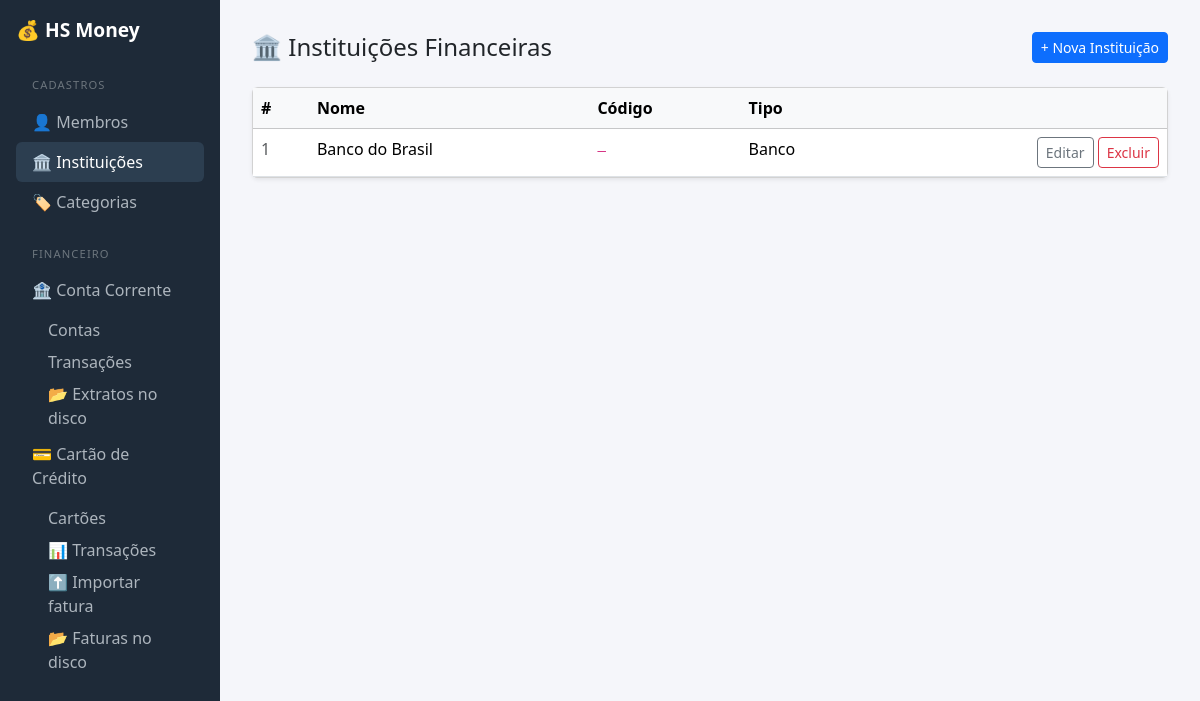
The page /instituicoes/ on the database as committed earlier.
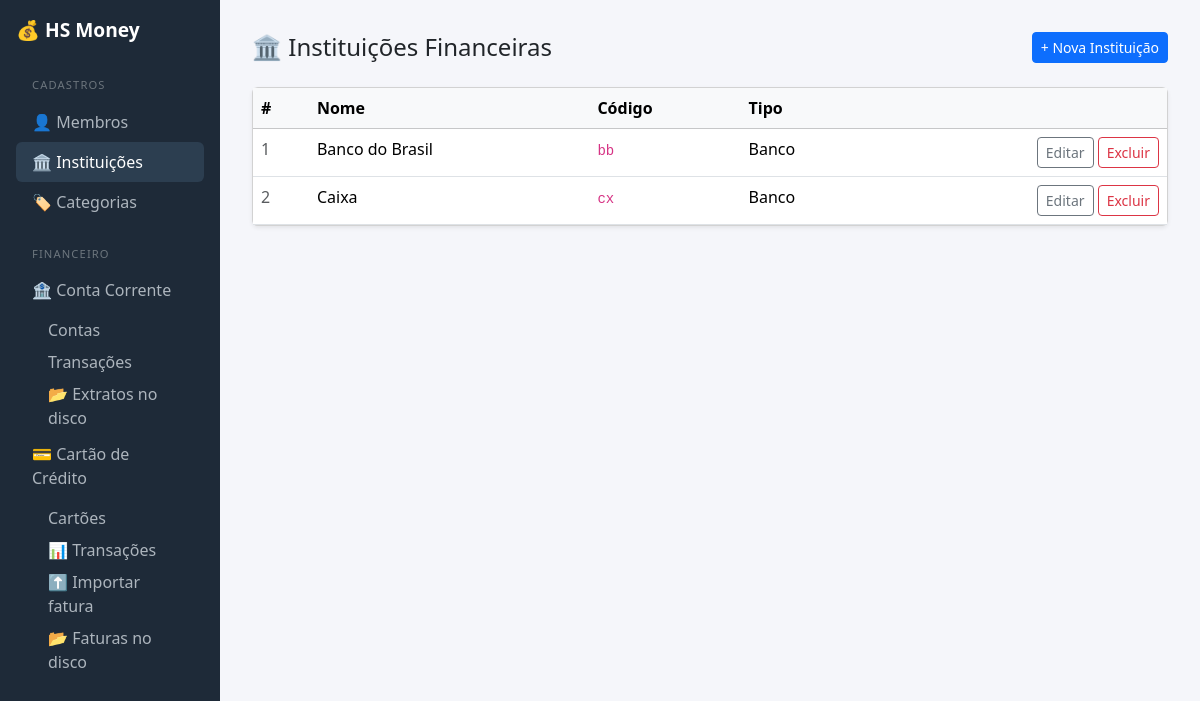
The same page on the database as committed later.
### hs_money/core/models.py (models this page shows, shortened)
class InstituicaoFinanceira(models.Model):
    TIPO_CHOICES = [
        ("banco", "Banco"),
        ("corretora", "Corretora"),
        ("fintech", "Fintech"),
        ("cooperativa", "Cooperativa"),
        ("outro", "Outro"),
    ]
    nome = models.CharField(max_length=100)
    codigo = models.CharField(max_length=20, blank=True, null=True)
    tipo = models.CharField(max_length=20, choices=TIPO_CHOICES, default="banco")

### hs_money/core/views.py (the view)
# urls.py: path('instituicoes/',                views.instituicao_lista,  name='instituicao_lista'),
def instituicao_lista(request):
    instituicoes = InstituicaoFinanceira.objects.order_by('nome')
    return render(request, 'core/instituicoes/lista.html', {'instituicoes': instituicoes})

### hs_money/core/templates/core/instituicoes/lista.html (shortened to what this page needs)
{% extends "core/base.html" %}
{% block content %}
<div class="d-flex justify-content-between align-items-center mb-4">
  <h4 class="mb-0">🏛️ Instituições Financeiras</h4>
  <a href="{% url 'core:instituicao_criar' %}" class="btn btn-primary btn-sm">+ Nova Instituição</a>
</div>
{% if instituicoes %}
<div class="card shadow-sm">
  <table class="table table-hover mb-0">
    <thead class="table-light">
      <tr>
        <th>#</th>
        <th>Nome</th>
        <th>Código</th>
        <th>Tipo</th>
        <th></th>
      </tr>
    </thead>
    <tbody>
      {% for inst in instituicoes %}
      <tr>
        <td class="text-muted">{{ inst.pk }}</td>
        <td>{{ inst.nome }}</td>
        <td><code>{{ inst.codigo|default:"—" }}</code></td>
        <td>{{ inst.get_tipo_display }}</td>
        <td class="text-end">
          <a href="{% url 'core:instituicao_editar' inst.pk %}" class="btn btn-outline-secondary btn-sm">Editar</a>
          <a href="{% url 'core:instituicao_excluir' inst.pk %}" class="btn btn-outline-danger btn-sm">Excluir</a>
        </td>
      </tr>
      {% endfor %}
    </tbody>
  </table>
</div>
{% else %}
<div class="text-center text-muted py-5">
  <p>Nenhuma instituição cadastrada ainda.</p>
  <a href="{% url 'core:instituicao_criar' %}" class="btn btn-primary">Criar primeira instituição</a>
</div>
{% endif %}
{% endblock %}

Rows that differ between the two databases and show on the page:
changed InstituicaoFinanceira "Banco do Brasil": codigo "—" → "bb"
added InstituicaoFinanceira: pk "2", nome "Caixa", codigo "cx", tipo "Banco"
